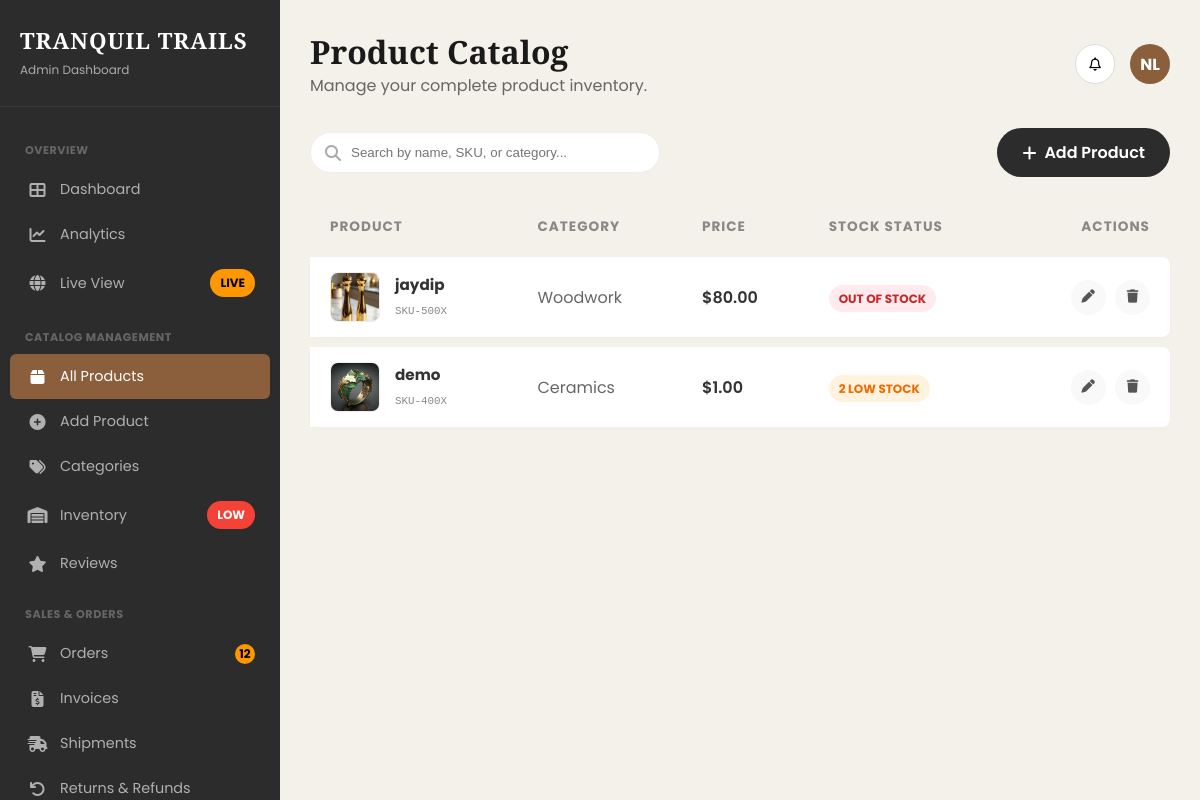
The app's page /admin-products/, older data.
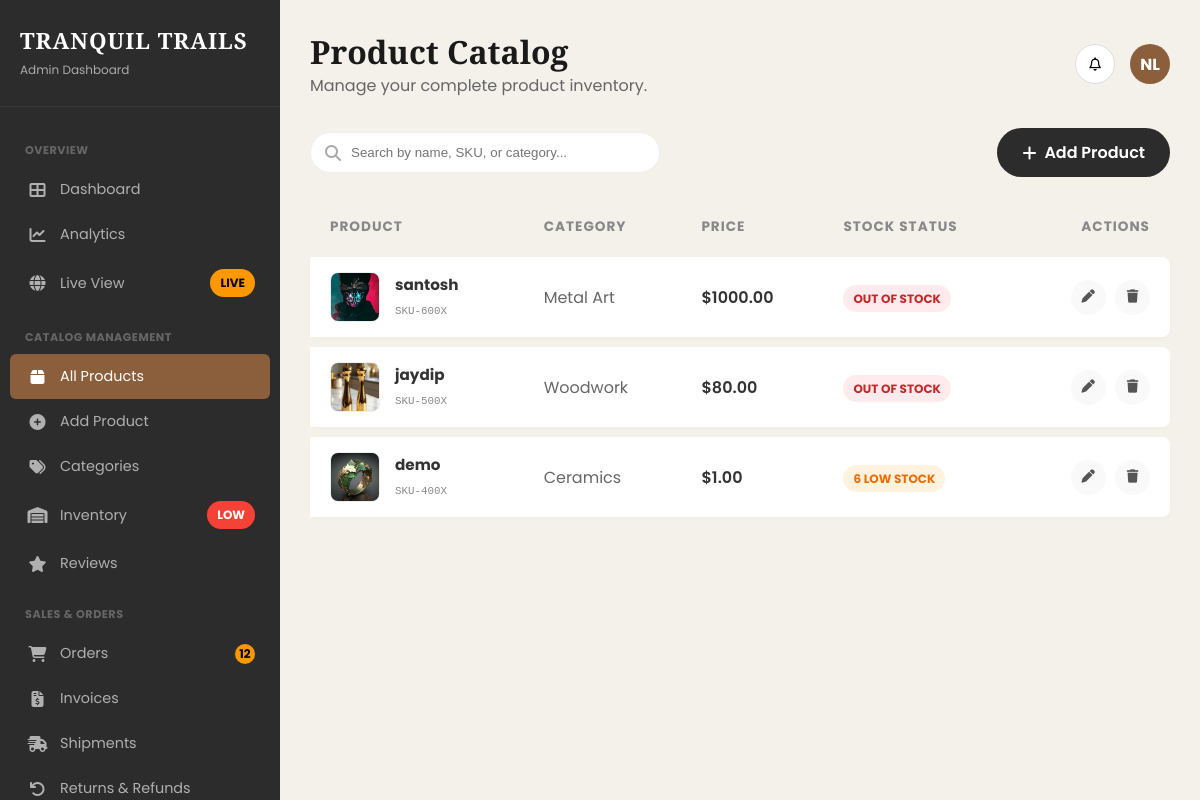
The same page, newer data.
### core/models.py (models this page shows, shortened)
class Product(models.Model):
    category = models.ForeignKey(Category, related_name='products', on_delete=models.CASCADE)
    name = models.CharField(max_length=200)
    slug = models.SlugField(unique=True)
    image = models.ImageField(upload_to='products/')
    description = models.TextField(blank=True)
    price = models.DecimalField(max_digits=10, decimal_places=2)
    stock = models.PositiveIntegerField(default=0)
    available = models.BooleanField(default=True)
    created_at = models.DateTimeField(auto_now_add=True)
    updated_at = models.DateTimeField(auto_now=True)

class Category(models.Model):
    name = models.CharField(max_length=100)
    slug = models.SlugField(unique=True)
    image = models.ImageField(upload_to='categories/', blank=True, null=True)
    class Meta:
        verbose_name_plural = "Categories"

### core/views.py (the view)
# urls.py: path('admin-products/', views.admin_products, name='admin_products'),
def admin_products(request):
    products = Product.objects.all().order_by('-id')
    return render(request, 'admin/products.html', {'products': products})

### core/templates/admin/products.html (shortened to what this page needs)
{% extends 'admin/base_admin.html' %}
{% load static %}
{% block page_title %}Product Catalog{% endblock %}
{% block page_desc %}Manage your complete product inventory.{% endblock %}
{% block content %}
<div class="fade-in-up">
    <div style="display: flex; justify-content: space-between; align-items: center; margin-bottom: 30px; flex-wrap: wrap; gap: 20px;">
        <div style="position: relative;">
            <i class="fas fa-search" style="position: absolute; left: 15px; top: 50%; transform: translateY(-50%); color: #aaa;"></i>
            <input type="text" id="productSearch" placeholder="Search by name, SKU, or category..."
                   style="padding: 12px 12px 12px 40px; border: 1px solid #eee; border-radius: 30px; width: 350px; outline: none; transition: 0.3s;"
                   onfocus="this.style.borderColor='#8b5e3c'; this.style.width='370px'"
                   onblur="this.style.borderColor='#eee'; this.style.width='350px'">
        </div>
        <a href="{% url 'admin_add_product' %}"
           style="background: #2c2c2c; color: white; padding: 12px 25px; border-radius: 30px; text-decoration: none; font-weight: 600; display: flex; align-items: center; gap: 8px; transition: 0.3s;">
            <i class="fas fa-plus"></i> Add Product
        </a>
    </div>
    <table class="modern-table">
        <thead>
            <tr>
                <th>Product</th>
                <th>Category</th>
                <th>Price</th>
                <th>Stock Status</th>
                <th style="text-align: right;">Actions</th>
            </tr>
        </thead>
        <tbody id="productTableBody">
            {% for p in products %}
            <tr class="table-row">
                <td style="display: flex; align-items: center; gap: 15px;">
                    {% if p.image %}
                        <img src="{{ p.image.url }}" class="prod-img" alt="{{ p.name }}">
                    {% else %}
                        <div class="prod-img" style="display: flex; align-items: center; justify-content: center; color: #ccc;">
                            <i class="fas fa-image"></i>
                        </div>
                    {% endif %}
                    <div>
                        <strong style="display: block; color: #333; font-size: 0.95rem;">{{ p.name }}</strong>
                        <small style="color: #888; font-family: monospace;">SKU-{{ p.id }}00X</small>
                    </div>
                </td>
                <td style="color: #666;">
                    {% if p.category %}
                        {{ p.category.name }}
                    {% else %}
                        <span style="color: #aaa; font-style: italic;">Uncategorized</span>
                    {% endif %}
                </td>
                <td style="font-weight: 600; color: #333;">${{ p.price }}</td>
                <td>
                    {% if p.stock > 10 %}
                        <span class="badge status-in">{{ p.stock }} In Stock</span>
                    {% elif p.stock > 0 %}
                        <span class="badge status-low">{{ p.stock }} Low Stock</span>
                    {% else %}
                        <span class="badge status-out">Out of Stock</span>
                    {% endif %}
                </td>
                <td style="text-align: right;">
                    <button class="action-btn" title="Edit Details">
                        <i class="fas fa-pen"></i>
                    </button>
                    <form action="{% url 'admin_delete_product' p.id %}" method="POST" onsubmit="return confirm('Are you sure you want to delete {{ p.name }}?');" style="display: inline;">
                        <button type="submit" class="action-btn btn-delete" title="Delete Product" style="margin-left: 5px;">
                            <i class="fas fa-trash"></i>
                        </button>
                    </form>
                </td>
            </tr>
            {% endfor %}
        </tbody>
    </table>
</div>
{% endblock %}

Row changes from the older to the newer data that the page shows:
added Product: image (picture), name "santosh", id "6", category.name "Metal Art", price "1000.00", stock "OUT OF STOCK"
changed Product "demo": stock "2" → "6"
